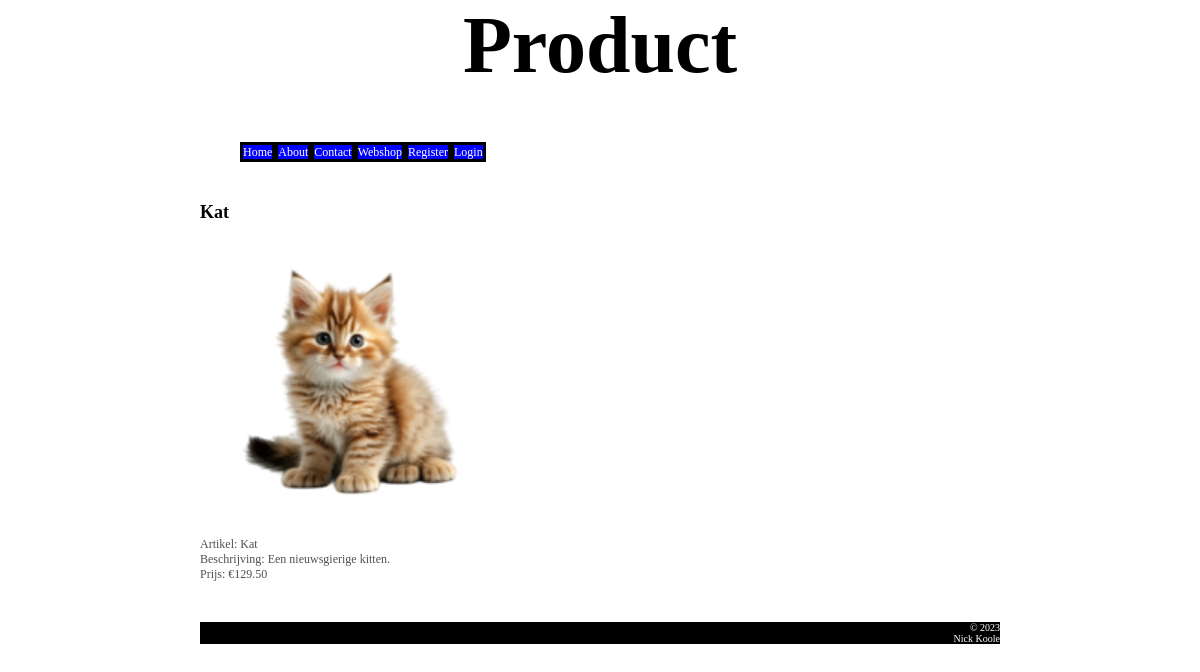
Page /index.php?page=details&product_id=3 on the committed database.
### tables this page shows
CREATE TABLE `products` (
  `product_id` int(10) NOT NULL,
  `name` varchar(40) NOT NULL,
  `description` varchar(200) NOT NULL,
  `price` decimal(10,2) NOT NULL,
  `product_picture_location` varchar(80) NOT NULL
);

### file_repository.php (called while the page is built, shortened)
<?php
    function connectToDatabase() {
        $servername = "localhost";
        $username = "WebShopUser";
        $password = "Testtest!";
        $dbname = "nicks_webshop";
        $conn = mysqli_connect($servername, $username, $password, $dbname);
        return $conn;
    }
    function getWebshopProduct($product_id){
        $conn = connectToDatabase();
        $product_id = mysqli_real_escape_string($conn, $product_id);
        try{
            $sql = "SELECT * FROM products WHERE product_id='" . $product_id . "'";
            $result = mysqli_query($conn, $sql);
            $row = mysqli_fetch_assoc($result);
            return $row;
        } finally {
            disconnectFromDatabase($conn);
        }
    }
?>

### products_service.php (called while the page is built, shortened)
<?php
    function getWebshopProductDetails($product_id) {
        $genericError = "";
        try {
            $product = getWebshopProduct($product_id);
        }
        catch(Exception $e) {
            $genericError = "Helaas kunnen wij dit product op dit moment niet laten zien. Probeer het later opnieuw.";
            logError($e->getMessage());
        }
        return array('product' => $product, 'genericError' => $genericError);
    }
?>

### product.php (the view, shortened to what this page needs)
<?php
    function showProductBody($data) {
        echo '<h2>' . $data['product']["name"] . '</h2>';
        echo '<img src="' . $data['product']["product_picture_location"] . '" class="detailPicture" alt="Een foto"><br>' .
        'Artikel: ' . $data['product']["name"] . '<br>' .
        'Beschrijving: ' . $data['product']["description"] . '<br>' .
        'Prijs: €' . $data['product']["price"] . '<br>';
        echo '<span>' . $data['errProduct_id'] . '</span><br>' .
        '<span>' . $data['errQuantity'] . '</span><br>';
    }
?>

### CSS/stylesheet.css (style rules this page uses)
h2 { color: black; }
body { max-width: 800px; margin: auto; text-align: left; }
img { width: 100px; height: 100px; }
.pagetext { background-color: white; color: rgb(80,80,80); font-size: 12px; }
.detailPicture { width: 300px; height: 300px; }

### rows in the picture
products: name "Kat", description "Een nieuwsgierige kitten.", price "129.50"

### other values in the picture
getHeader($data) "Product"
$title "Home"
$title "About"
$title "Contact"
$title "Webshop"
$title "Register"
$title "Login"
